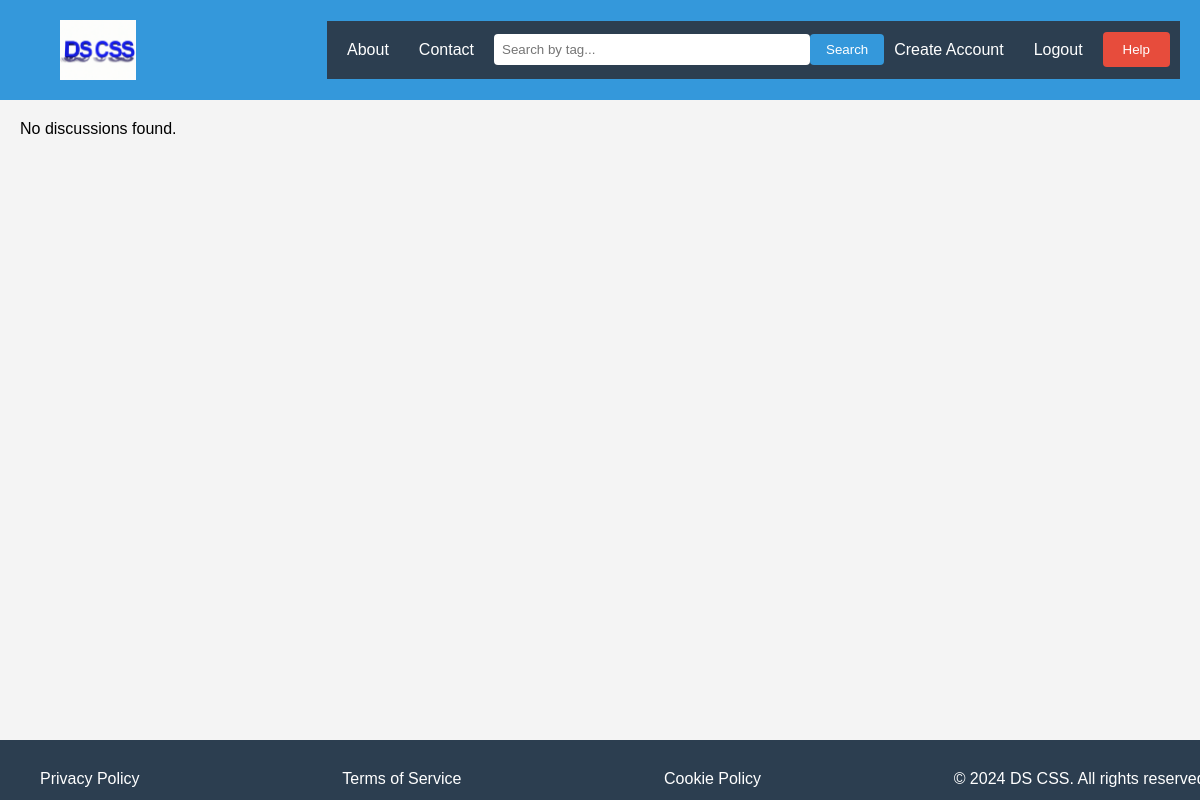
/home_Page.php, run on an earlier commit of the app's database.
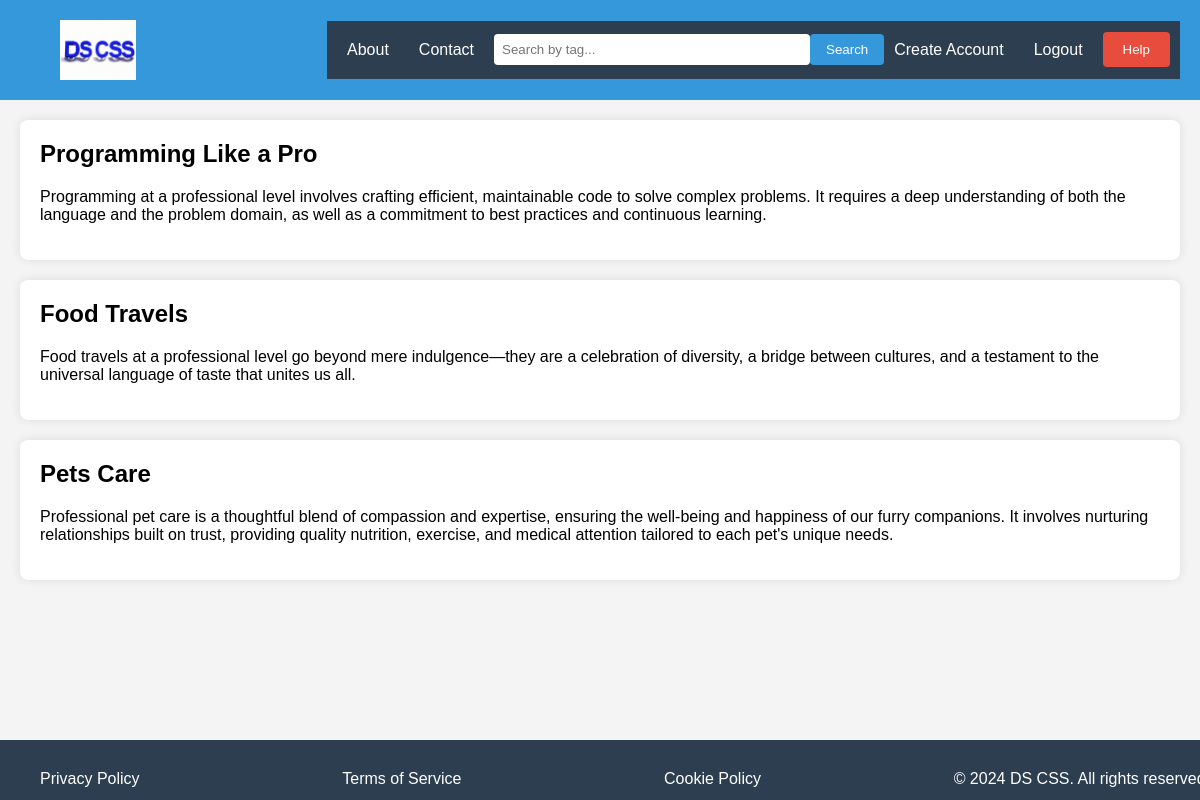
And on a later commit of the database.
### tables this page shows
CREATE TABLE IF NOT EXISTS `Threads` (
  `ThreadId` int(11) NOT NULL,
  `Title` varchar(255) NOT NULL,
  `Tags` varchar(255) DEFAULT NULL,
  `Content` text NOT NULL,
  `UserId` int(11) NOT NULL,
  `Time` timestamp NOT NULL DEFAULT CURRENT_TIMESTAMP,
  `ImageId` int(11) DEFAULT NULL
);

### home_Page.php (the view, shortened to what this page needs)
<!DOCTYPE html>
<html lang="en">
<head>
</head>
<body>
    <header>
        <img src="Logo.png" alt="Logo" id="logo">
        <nav>
            <a href="#">About</a>
            <a href="#">Contact</a>
            <div class="search-bar">
                <input type="text" id="searchInput" placeholder="Search by tag...">
                <button onclick="searchByTag()">Search</button>
            </div>
            <a href="create_account.php" id="create_account" target="_blank">Create Account</a>
            <a href="login.php" id="login" target="_blank">Logout</a>
            <button class="help-button">Help</button>
        </nav>
    </header>
    <main id="discussionContainer">
        <?php
        $servername ='localhost';
        $dbname = 'db_86043593';
        $username = '86043593';
        $password = '86043593';
        $conn = new mysqli($servername, $username, $password, $dbname);
        $sql = "SELECT * FROM Threads";
        $result = $conn->query($sql);
        if ($result->num_rows > 0) {
            while ($row = $result->fetch_assoc()) {
                echo '<div class="discussion" data-tags="' . $row["Tags"] . '">';
                echo '<h2>' . $row["Title"] . '</h2>';
                echo '<p>' . $row["Content"] . '</p>';
                echo '</div>';
            }
        } else {
            echo "No discussions found.";
        }
        ?>
    </main>
    <footer>
        <nav>
            <a href="#">Privacy Policy</a>
            <a href="#">Terms of Service</a>
            <a href="#">Cookie Policy</a>
            &copy; 2024 DS CSS. All rights reserved.
        </nav>
    </footer>
</body>
</html>

### home_Page.php (style rules this page uses)
body { font-family: Arial, sans-serif; margin: 0; padding: 0; background-color: #f4f4f4; }
header { background-color: #3498db; color: white; padding: 10px 20px; display: flex; justify-content: space-between; align-items: center; }
nav { display: flex; justify-content: space-between; align-items: center; padding: 10px; background-color: #2c3e50; }
nav a { color: white; text-decoration: none; padding: 10px; margin-right: 10px; }
.search-bar { display: flex; align-items: center; }
.search-bar input[type="text"] { width: 300px; padding: 8px; border: none; border-radius: 4px; }
.search-bar button { background-color: #3498db; color: white; padding: 8px 16px; border: none; border-radius: 4px; cursor: pointer; }
main { padding: 20px; }
.discussion { background-color: white; padding: 20px; margin-bottom: 20px; border-radius: 8px; box-shadow: 0 0 10px rgba(0, 0, 0, 0.1); }
.discussion h2 { margin-top: 0; }
.help-button { background-color: #e74c3c; color: white; padding: 10px 20px; border: none; border-radius: 4px; cursor: pointer; }
#logo { max-height: 60px; padding: 10px 40px; }
footer { background-color: #2c3e50; color: white; padding: 10px 20px; text-align: center; position: fixed; bottom: 0%; width: 100%; height: 5%; }

What changed in the data, as far as the page shows it:
added threads: Title "Programming Like a Pro", Content "Programming at a professional level involves crafting efficient, maintainable code to solve complex problems. It requires a deep understanding of both the language and the problem domain, as well as a commitment to best practices and continuous learning."
added threads: Title "Food Travels", Content "Food travels at a professional level go beyond mere indulgence—they are a celebration of diversity, a bridge between cultures, and a testament to the universal language of taste that unites us all."
added threads: Title "Pets Care", Content "Professional pet care is a thoughtful blend of compassion and expertise, ensuring the well-being and happiness of our furry companions. It involves nurturing relationships built on trust, providing quality nutrition, exercise, and medical attention tailored to each pet's unique needs."
Also different on the page:
text no longer shown: "No discussions found."
